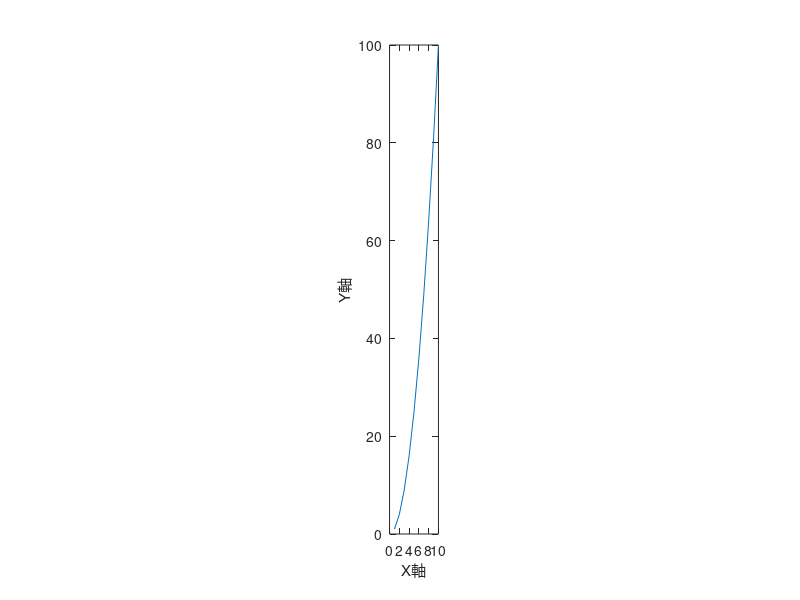

The MATLAB script that drew this image:
close all hidden;
clear all;
clc;

% サンプルデータの生成
x = 1:10;
y = x.^2;
% z = x.' * y;
% グラフのプロット
% surf(x, y);
plot(x,y);
xlabel('X軸');
ylabel('Y軸');
% zlabel('Z軸');
% アスペクト比を設定
daspect([1, 1, 1]); % 各軸のスケールを等しくする